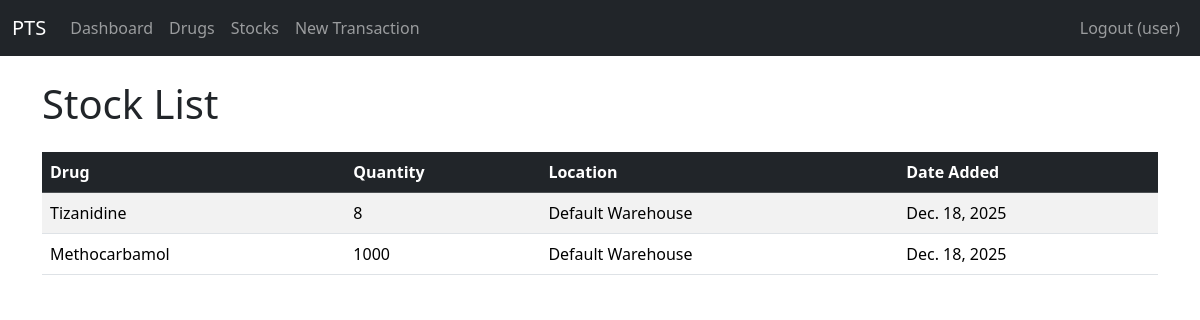
The app's page /stocks/ (signed in) with its own data.
### pts/models.py (models this page shows, shortened)
class Stock(models.Model):
    drug = models.OneToOneField(Drug, on_delete=models.CASCADE)  # One stock per drug for simplicity
    quantity = models.PositiveIntegerField(default=0)
    location = models.CharField(max_length=100)
    date_added = models.DateField(auto_now_add=True)

class Drug(models.Model):
    name = models.CharField(max_length=255)
    description = models.TextField()
    manufacturer = models.CharField(max_length=255)
    batch_number = models.CharField(max_length=50, unique=True)
    expiry_date = models.DateField()
    price = models.DecimalField(max_digits=10, decimal_places=2)

### pts/views.py (the view)
# urls.py: path('stocks/', views.stock_list, name='stock_list'),  # Added for viewing stocks
@login_required
def stock_list(request):
    stocks = Stock.objects.all()
    return render(request, 'pts/stock_list.html', {'stocks': stocks})

### pts/templates/pts/stock_list.html (shortened to what this page needs)
{% extends 'pts/base.html' %}
{% block content %}
    <h1 class="mb-4">Stock List</h1>
    {% if stocks %}
        <table class="table table-striped table-hover">
            <thead class="table-dark">
                <tr>
                    <th>Drug</th>
                    <th>Quantity</th>
                    <th>Location</th>
                    <th>Date Added</th>
                </tr>
            </thead>
            <tbody>
                {% for stock in stocks %}
                    <tr>
                        <td>{{ stock.drug.name }}</td>
                        <td>{{ stock.quantity }}</td>
                        <td>{{ stock.location }}</td>
                        <td>{{ stock.date_added }}</td>
                    </tr>
                {% endfor %}
            </tbody>
        </table>
    {% else %}
        <p class="alert alert-info">No stocks available.</p>
    {% endif %}
{% endblock %}

### pts/templates/pts/base.html (shortened to what this page needs)
<!DOCTYPE html>
<html lang="en">
<head>
    <link href="https://cdn.jsdelivr.net/npm/bootstrap@5.3.3/dist/css/bootstrap.min.css" rel="stylesheet">
</head>
<body>
    <nav class="navbar navbar-expand-lg navbar-dark bg-dark fixed-top">
        <div class="container-fluid">
            <a class="navbar-brand" href="{% url 'dashboard' %}">PTS</a>
            <div class="collapse navbar-collapse" id="navbarNav">
                <ul class="navbar-nav">
                    <li class="nav-item">
                        <a class="nav-link" href="{% url 'dashboard' %}">Dashboard</a>
                    </li>
                    <li class="nav-item">
                        <a class="nav-link" href="{% url 'drug_list' %}">Drugs</a>
                    </li>
                    <li class="nav-item">
                        <a class="nav-link" href="{% url 'stock_list' %}">Stocks</a>
                    </li>
                    <li class="nav-item">
                        <a class="nav-link" href="{% url 'transaction_create' %}">New Transaction</a>
                    </li>
                </ul>
                <ul class="navbar-nav ms-auto">
                    <li class="nav-item">
                        <a class="nav-link" href="{% url 'logout' %}">Logout ({{ user.username }})</a>
                    </li>
                </ul>
            </div>
        </div>
    </nav>
    <div class="container mt-4">
        {% block content %}{% endblock %}
    </div>
</body>
</html>

### pts/templates/pts/base.html (style rules this page uses)
body { padding-top: 56px; }

### records on screen
Stock: drug.name "Tizanidine", quantity "8", location "Default Warehouse", date_added "Dec. 18, 2025"
Stock: drug.name "Methocarbamol", quantity "1000", location "Default Warehouse", date_added "Dec. 18, 2025"

### other values on screen
{{ user.username }} "user"
